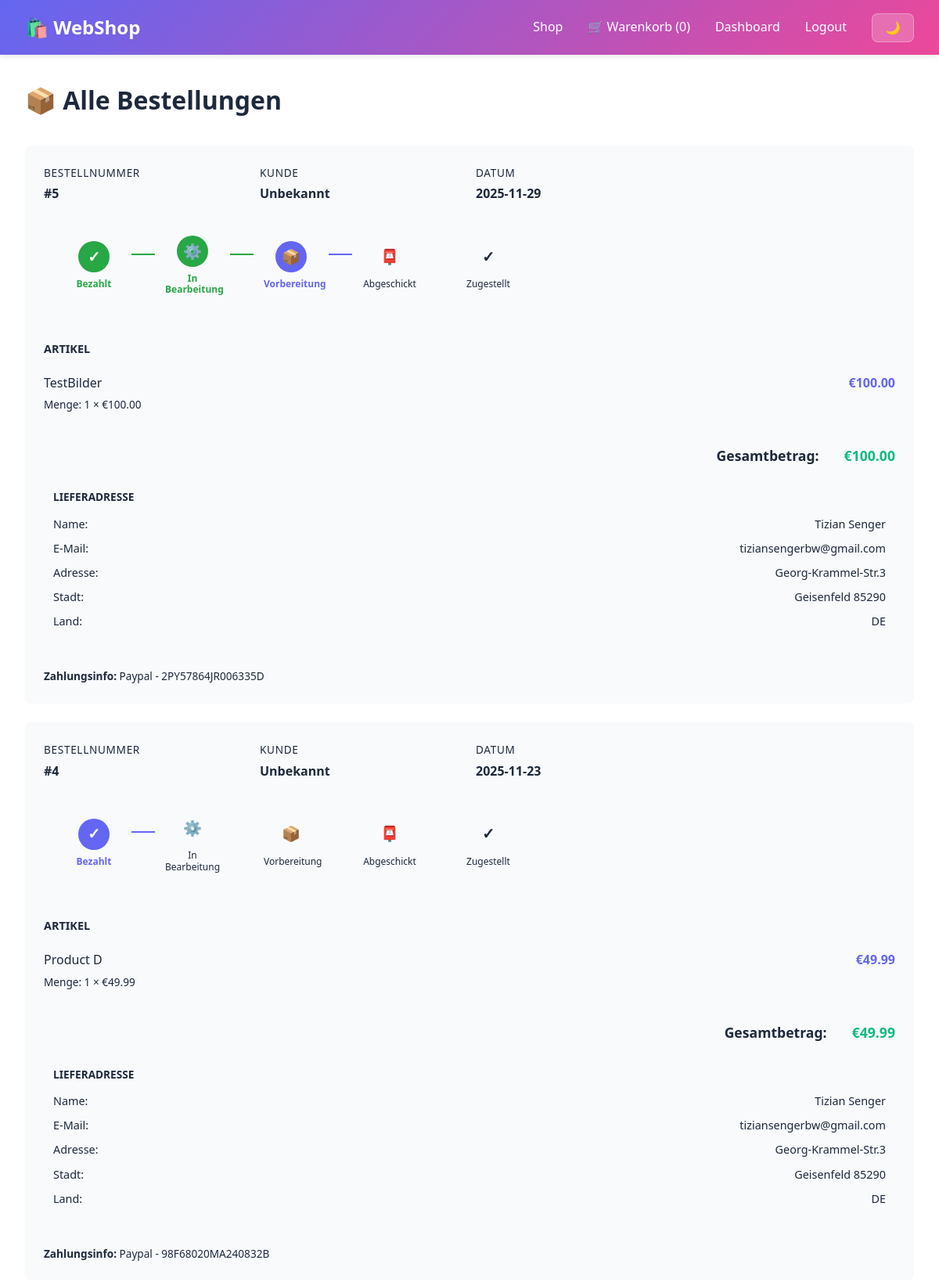
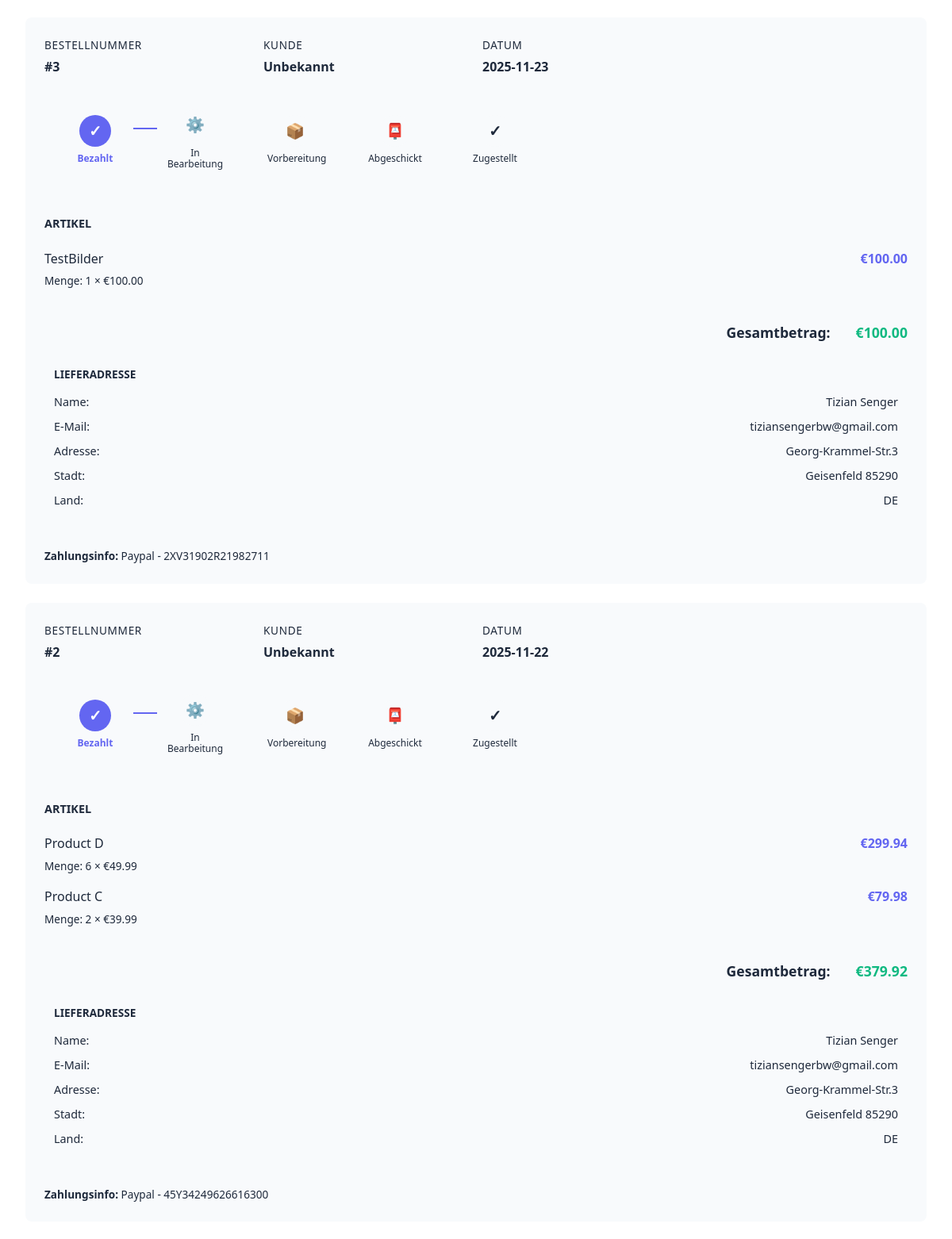
/orders (signed in, upper part), run on the app's committed database (2 pictures, top to bottom).
### tables this page shows
CREATE TABLE users (
            id INTEGER PRIMARY KEY AUTOINCREMENT,
            name TEXT NOT NULL,
            email TEXT NOT NULL UNIQUE,
            password TEXT NOT NULL,
            role TEXT DEFAULT 'user',
            privacy_accept BOOLEAN DEFAULT 0,
            marketing_consent BOOLEAN DEFAULT 0,
            analytics_consent BOOLEAN DEFAULT 0,
            created_at TEXT DEFAULT CURRENT_TIMESTAMP
        );

### src/app.py (the view)
@app.route("/orders")
def orders():
    user = session.get("user")
    if not user:
        flash("Bitte loggen Sie sich ein.", "danger")
        return redirect(url_for("login"))
    all_orders = backend.get_all_orders()
    if user.get("role") != "admin":
        orders_to_show = [o for o in all_orders if o.get("user_id") == user.get("id")]
    else:
        orders_to_show = all_orders
    formatted_orders = []
    for order in orders_to_show:
        formatted_order = _parse_order(order, user)
        if formatted_order:
            formatted_orders.append(formatted_order)
    formatted_orders.sort(key=lambda x: x.get("created_at", ""), reverse=True)
    cart = session.get("cart", [])
    cart_count = get_cart_item_count(cart)
    return render_template("orders.html", user=user, orders=formatted_orders, cart_count=cart_count, statuses=ORDER_STATUSES)

### src/app.py (called while the page is built)
def get_cart_item_count(cart):
    return sum(int(item.get('quantity', 1)) for item in cart)

@app.before_request
def before_request():
    if request.path in ['/login', '/register', '/logout', '/cart', '/orders']:
        pass  # Wird bereits in den Routes geloggt

### src/storage/csv_backend.py (called while the page is built)
    def read_csv(self, filename):
        filepath = self.csv_folder / filename
        if not filepath.exists():
            return []
        with open(filepath, 'r', encoding='utf-8') as f:
            reader = csv.DictReader(f)
            return list(reader) if reader else []

### src/storage/hybrid_backend.py (called while the page is built)
    def _try_sqlite(self, method_name, *args, **kwargs):
        if not self.sqlite:
            return None
        try:
            method = getattr(self.sqlite, method_name)
            return method(*args, **kwargs)
        except Exception as e:
            self._log_fallback(method_name, e)
            return None

    def get_all_users(self):
        result = self._try_sqlite('get_all_users')
        if result:
            return result
        return self.csv.get_all_users()

    def get_all_orders(self):
        result = self._try_sqlite('get_all_orders')
        if result:
            return result
        orders = self.csv.read_csv('orders.csv')
        import json
        for order in orders:
            order['items'] = json.loads(order.get('items', '[]')) if order.get('items') else []
            order['customer'] = json.loads(order.get('customer', '{}')) if order.get('customer') else {}
        return orders

### src/storage/sqlite_backend.py (called while the page is built)
    def get_all_users(self):
        cursor = self.connection.cursor()
        cursor.execute('SELECT * FROM users')
        return [dict(row) for row in cursor.fetchall()]

    def get_all_orders(self):
        cursor = self.connection.cursor()
        cursor.execute('SELECT * FROM orders ORDER BY created_at DESC')
        orders = []
        for row in cursor.fetchall():
            order = dict(row)
            order['items'] = json.loads(order['items']) if order.get('items') else []
            order['customer'] = json.loads(order['customer']) if order.get('customer') else {}
            orders.append(order)
        return orders

### src/templates/orders.html (shortened to what this page needs)
{% extends "base.html" %}
{% block content %}
<div class="container">
    <h1 class="mb-4">📦 {% if user.role == 'admin' %}Alle Bestellungen{% else %}Meine Bestellungen{% endif %}
    </h1>
    {% if orders %}
    {% for order in orders %}
    <div class="order-card">
        <div class="order-header">
            <div class="order-header-item">
                <span class="order-header-label">Bestellnummer</span>
                <span class="order-header-value">#{{ order.id }}</span>
            </div>
            {% if user.role == 'admin' %}
            <div class="order-header-item">
                <span class="order-header-label">Kunde</span>
                <span class="order-header-value">{{ order.user_name }}</span>
            </div>
            {% endif %}
            <div class="order-header-item">
                <span class="order-header-label">Datum</span>
                <span class="order-header-value">
                    {% if order.created_at %}
                    {{ order.created_at[:10] }}
                    {% else %}
                    -
                    {% endif %}
                </span>
            </div>
        </div>
        <div class="status-timeline">
            {% set status_order = ['paid', 'in_bearbeitung', 'vorbereitung_transport', 'abgeschickt',
            'zugestellt'] %}
            {% set status_icons = {'paid': '✓', 'in_bearbeitung': '⚙️', 'vorbereitung_transport': '📦',
            'abgeschickt': '📮', 'zugestellt': '✓'} %}
            {% set status_labels = {'paid': 'Bezahlt', 'in_bearbeitung': 'In Bearbeitung',
            'vorbereitung_transport': 'Vorbereitung', 'abgeschickt': 'Abgeschickt', 'zugestellt': 'Zugestellt'}
            %}
            {% for status in statuses %}
            {% set is_completed = status_order.index(status) < status_order.index(order.status) %} {% set
                is_active=status==order.status %} <div class="timeline-step">
                <div class="timeline-circle {% if is_active %}active{% elif is_completed %}completed{% endif %}"
                    onclick="{% if user.role == 'admin' %}updateOrderStatus('{{ order.id }}', '{{ status }}'){% endif %}"
                    title="{{ status_labels.get(status, status) }}"
                    style="{% if user.role != 'admin' %}cursor: default;{% endif %}">
                    {{ status_icons.get(status, '') }}
                </div>
                <div class="timeline-label {% if is_active %}active{% elif is_completed %}completed{% endif %}">
                    {{ status_labels.get(status, status) }}
                </div>
        </div>
        {% if not loop.last %}
        <div class="timeline-connector {% if is_completed %}completed{% elif is_active %}active{% endif %}">
        </div>
        {% endif %}
        {% endfor %}
    </div>
    <div class="order-items">
        <h3 style="font-size: 0.9rem; text-transform: uppercase; color: var(--text-muted); margin-bottom: 0.75rem;">
            Artikel</h3>
        {% if order.order_items %}
        {% for item in order.order_items %}
        <div class="order-item">
            <div class="item-details">
                <div class="item-name">{{ item.name }}</div>
                <div class="item-info">Menge: {{ item.quantity }} × €{{ "%.2f"|format(item.price|float) }}
                </div>
            </div>
            <div class="item-price">€{{ "%.2f"|format((item.quantity|int) * (item.price|float)) }}</div>
        </div>
        {% endfor %}
        {% else %}
        <p style="color: var(--text-muted); font-size: 0.9rem;">Keine Artikel in dieser Bestellung</p>
        {% endif %}
    </div>
    <div class="order-total">
        <span>Gesamtbetrag:</span>
        <span style="color: var(--success);">€{{ "%.2f"|format(order.total|float) }}</span>
    </div>
    {% if order.customer %}
    <div class="customer-info">
        <h4 style="font-size: 0.85rem; text-transform: uppercase; color: var(--text-muted); margin-bottom: 0.5rem;">
            Lieferadresse</h4>
        {% if order.customer.name %}
        <div class="customer-info-row">
            <span class="customer-info-label">Name:</span>
            <span class="customer-info-value">{{ order.customer.name }}</span>
        </div>
        {% endif %}
        {% if order.customer.email %}
        <div class="customer-info-row">
            <span class="customer-info-label">E-Mail:</span>
            <span class="customer-info-value">{{ order.customer.email }}</span>
        </div>
        {% endif %}
        {% if order.customer.address %}
        <div class="customer-info-row">
            <span class="customer-info-label">Adresse:</span>
            <span class="customer-info-value">{{ order.customer.address }}</span>
        </div>
        {% endif %}
        {% if order.customer.city %}
        <div class="customer-info-row">
            <span class="customer-info-label">Stadt:</span>
            <span class="customer-info-value">{{ order.customer.city }} {{ order.customer.zip }}</span>
        </div>
        {% endif %}
        {% if order.customer.country %}
        <div class="customer-info-row">
            <span class="customer-info-label">Land:</span>
            <span class="customer-info-value">{{ order.customer.country }}</span>
        </div>
        {% endif %}
    </div>
    {% endif %}
    {% if user.role == 'admin' %}
    <div
        style="margin-top: 1rem; font-size: 0.85rem; color: var(--text-muted); padding-top: 1rem; border-top: 1px solid var(--border-color);">
        <strong>Zahlungsinfo:</strong>
        {% if order.payment_provider %}
        {{ order.payment_provider|capitalize }}
        {% if order.provider_id %} - {{ order.provider_id[:20] }}{% endif %}
        {% else %}
        -
        {% endif %}
    </div>
    {% endif %}
</div>
{% endfor %}
{% endif %}
</div>
{% endblock %}

### src/static/style.css (style rules this page uses)
* { margin: 0; padding: 0; box-sizing: border-box; }
:root { --primary: #6366f1; --primary-dark: #4f46e5; --secondary: #ec4899; --bg-light: #ffffff; --bg-secondary: #f8fafc; --text-dark: #1e293b; --text-light: #64748b; --border: #e2e8f0; --success: #10b981; --danger: #ef4444; --warning: #f59e0b; }
body { font-family: 'Segoe UI', Tahoma, Geneva, Verdana, sans-serif; background-color: var(--bg-light); color: var(--text-dark); line-height: 1.6; transition: background-color 0.3s, color 0.3s; }
.container { max-width: 1200px; margin: 0 auto; padding: 2rem; }
.mb-4 { margin-bottom: 2rem; }

### src/templates/orders.html (style rules this page uses)
.order-card { background: var(--bg-secondary); border: 1px solid var(--border-color); border-radius: 0.5rem; padding: 1.5rem; margin-bottom: 1.5rem; }
.order-header { display: grid; grid-template-columns: 1fr 1fr 1fr 1fr; gap: 1rem; margin-bottom: 1rem; align-items: center; }
.order-header-item { display: flex; flex-direction: column; }
.order-header-label { font-size: 0.85rem; color: var(--text-muted); text-transform: uppercase; letter-spacing: 0.05em; margin-bottom: 0.25rem; }
.order-header-value { font-size: 1rem; font-weight: 600; color: var(--text); }
.order-items { margin-top: 1rem; padding-top: 1rem; border-top: 1px solid var(--border-color); }
.order-item { display: flex; justify-content: space-between; padding: 0.5rem 0; border-bottom: 1px solid var(--border-color); }
.order-item:last-child { border-bottom: none; }
.item-details { flex: 1; }
.item-name { font-weight: 500; color: var(--text); }
.item-info { font-size: 0.85rem; color: var(--text-muted); margin-top: 0.25rem; }
.item-price { text-align: right; font-weight: 600; color: var(--primary); }
.order-total { display: flex; justify-content: flex-end; gap: 2rem; margin-top: 1rem; padding-top: 1rem; border-top: 2px solid var(--border-color); font-size: 1.1rem; font-weight: 600; }
.customer-info { background: var(--bg); padding: 0.75rem; border-radius: 0.25rem; margin-top: 1rem; font-size: 0.9rem; }
.customer-info-row { display: flex; justify-content: space-between; padding: 0.25rem 0; }
.customer-info-label { font-weight: 500; color: var(--text-muted); min-width: 120px; }
.customer-info-value { color: var(--text); flex: 1; text-align: right; }
.status-timeline { display: flex; align-items: center; gap: 0.5rem; margin-top: 1rem; padding: 1.5rem; background: var(--bg); border-radius: 0.5rem; border: 1px solid var(--border-color); flex-wrap: wrap; }
.timeline-step { display: flex; flex-direction: column; align-items: center; gap: 0.5rem; flex: 0 0 auto; position: relative; min-width: 80px; }
.timeline-circle { width: 40px; height: 40px; border-radius: 50%; display: flex; align-items: center; justify-content: center; font-weight: 600; font-size: 1.2rem; border: 2px solid var(--border-color); background-color: var(--bg-secondary); color: var(--text-muted); cursor: pointer; transition: all 0.3s ease; position: relative; }
.timeline-circle.active { background-color: var(--primary); color: white; border-color: var(--primary); box-shadow: 0 0 0 4px rgba(var(--primary-rgb), 0.1); }
.timeline-circle.completed { background-color: #28a745; color: white; border-color: #28a745; }
.timeline-label { font-size: 0.75rem; text-align: center; color: var(--text-muted); max-width: 70px; line-height: 1.2; font-weight: 500; }
.timeline-circle.active~.timeline-label, .timeline-label.active { color: var(--primary); font-weight: 600; }
.timeline-circle.completed~.timeline-label, .timeline-label.completed { color: #28a745; font-weight: 600; }
.timeline-connector { width: 30px; height: 2px; background-color: var(--border-color); flex: 0 0 auto; margin-bottom: 28px; transition: background-color 0.3s ease; }
.timeline-connector.completed { background-color: #28a745; }
.timeline-connector.active { background-color: var(--primary); }

### data on the page
users: id "5", user_name "Unbekannt", created_at "2025-11-29", get "✓" "⚙️" "📦" "📮" "✓" "✓" "⚙️" "📦" "📮" "✓" "✓" "⚙️" "📦" "📮" "✓" "✓" "⚙️" "📦" "📮" "✓", get "Bezahlt" "In Bearbeitung" "Vorbereitung" "Abgeschickt" "Zugestellt" "Bezahlt" "In Bearbeitung" "Vorbereitung" "Abgeschickt" "Zugestellt" "Bezahlt" "In Bearbeitung" "Vorbereitung" "Abgeschickt" "Zugestellt" "Bezahlt" "In Bearbeitung" "Vorbereitung" "Abgeschickt" "Zugestellt", name "TestBilder" "Product D" "TestBilder" "Product D" "Product C", quantity "1" "1" "1" "6" "2", price "100.00" "49.99" "100.00" "49.99" "39.99", quantity "100.00" "49.99" "100.00" "299.94" "79.98", total "100.00", customer.name "Tizian Senger", customer.email "tiziansengerbw@gmail.com", customer.address "Georg-Krammel-Str.3", customer.city "Geisenfeld", customer.zip "85290", customer.country "DE", payment_provider "Paypal", provider_id "2PY57864JR006335D", id "4", created_at "2025-11-23", total "49.99", provider_id "98F68020MA240832B", id "3", provider_id "2XV31902R21982711", id "2", created_at "2025-11-22", total "379.92", provider_id "45Y34249626616300"

### other printed values
{{ cart_count or 0 }} "0"
